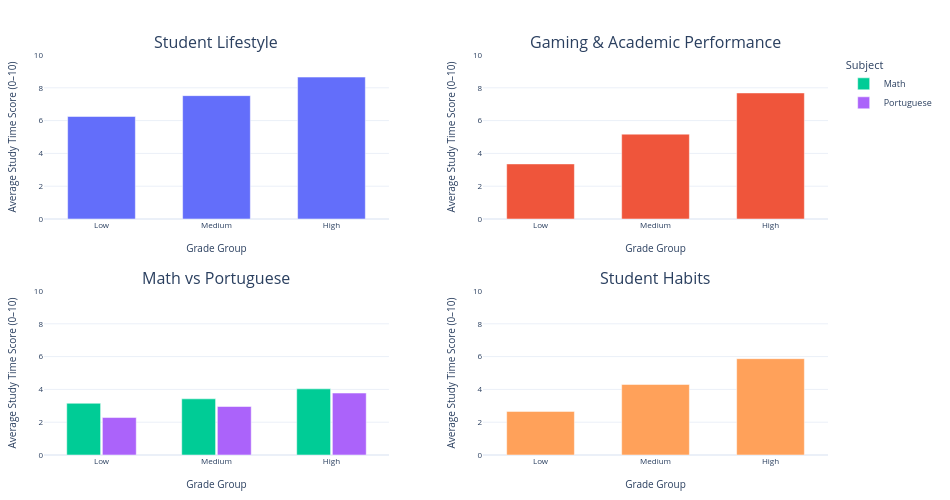

This figure's notebook cell:
### Markdown cell above
## Study time

_Students spending more time studying tend to achieve higher academic performance._

### Code cell
#| class: col-page-right
%run ../plots/study_time_plot.ipynb

### Figure 1 — Plotly figure (JSON) as saved in the notebook; plotly's stock layout.template omitted (floating-point values rounded to 4 significant figures)
{"data": [{"showlegend": false, "type": "bar", "x": ["Low", "Medium", "High"], "xaxis": "x", "y": [6.252, 7.522, 8.654], "yaxis": "y"}, {"showlegend": false, "type": "bar", "x": ["Low", "Medium", "High"], "xaxis": "x2", "y": [3.359, 5.174, 7.686], "yaxis": "y2"}, {"name": "Math", "type": "bar", "x": ["Low", "Medium", "High"], "xaxis": "x3", "y": [3.154, 3.425, 4.033], "yaxis": "y3"}, {"name": "Portuguese", "type": "bar", "x": ["Low", "Medium", "High"], "xaxis": "x3", "y": [2.284, 2.957, 3.777], "yaxis": "y3"}, {"showlegend": false, "type": "bar", "x": ["Low", "Medium", "High"], "xaxis": "x4", "y": [2.659, 4.303, 5.875], "yaxis": "y4"}], "layout": {"annotations": [{"font": {"size": 16}, "showarrow": false, "text": "Student Lifestyle", "x": 0.22, "xanchor": "center", "xref": "paper", "y": 1, "yanchor": "bottom", "yref": "paper"}, {"font": {"size": 16}, "showarrow": false, "text": "Gaming & Academic Performance", "x": 0.78, "xanchor": "center", "xref": "paper", "y": 1, "yanchor": "bottom", "yref": "paper"}, {"font": {"size": 16}, "showarrow": false, "text": "Math vs Portuguese", "x": 0.22, "xanchor": "center", "xref": "paper", "y": 0.41, "yanchor": "bottom", "yref": "paper"}, {"font": {"size": 16}, "showarrow": false, "text": "Student Habits", "x": 0.78, "xanchor": "center", "xref": "paper", "y": 0.41, "yanchor": "bottom", "yref": "paper"}], "bargap": 0.38, "bargroupgap": 0.05, "barmode": "group", "font": {"size": 9}, "height": 500, "legend": {"title": {"text": "Subject"}}, "margin": {"b": 35, "l": 35, "r": 15, "t": 55}, "title": {"font": {"size": 13}}, "width": 950, "xaxis": {"anchor": "y", "domain": [0, 0.44], "tickfont": {"size": 8}, "title": {"font": {"size": 10}, "text": "Grade Group"}}, "xaxis2": {"anchor": "y2", "domain": [0.56, 1], "tickfont": {"size": 8}, "title": {"font": {"size": 10}, "text": "Grade Group"}}, "xaxis3": {"anchor": "y3", "domain": [0, 0.44], "tickfont": {"size": 8}, "title": {"font": {"size": 10}, "text": "Grade Group"}}, "xaxis4": {"anchor": "y4", "domain": [0.56, 1], "tickfont": {"size": 8}, "title": {"font": {"size": 10}, "text": "Grade Group"}}, "yaxis": {"anchor": "x", "domain": [0.59, 1], "range": [0, 10], "tickfont": {"size": 8}, "title": {"font": {"size": 10}, "text": "Average Study Time Score (0–10)"}}, "yaxis2": {"anchor": "x2", "domain": [0.59, 1], "range": [0, 10], "tickfont": {"size": 8}, "title": {"font": {"size": 10}, "text": "Average Study Time Score (0–10)"}}, "yaxis3": {"anchor": "x3", "domain": [0, 0.41], "range": [0, 10], "tickfont": {"size": 8}, "title": {"font": {"size": 10}, "text": "Average Study Time Score (0–10)"}}, "yaxis4": {"anchor": "x4", "domain": [0, 0.41], "range": [0, 10], "tickfont": {"size": 8}, "title": {"font": {"size": 10}, "text": "Average Study Time Score (0–10)"}}}}
